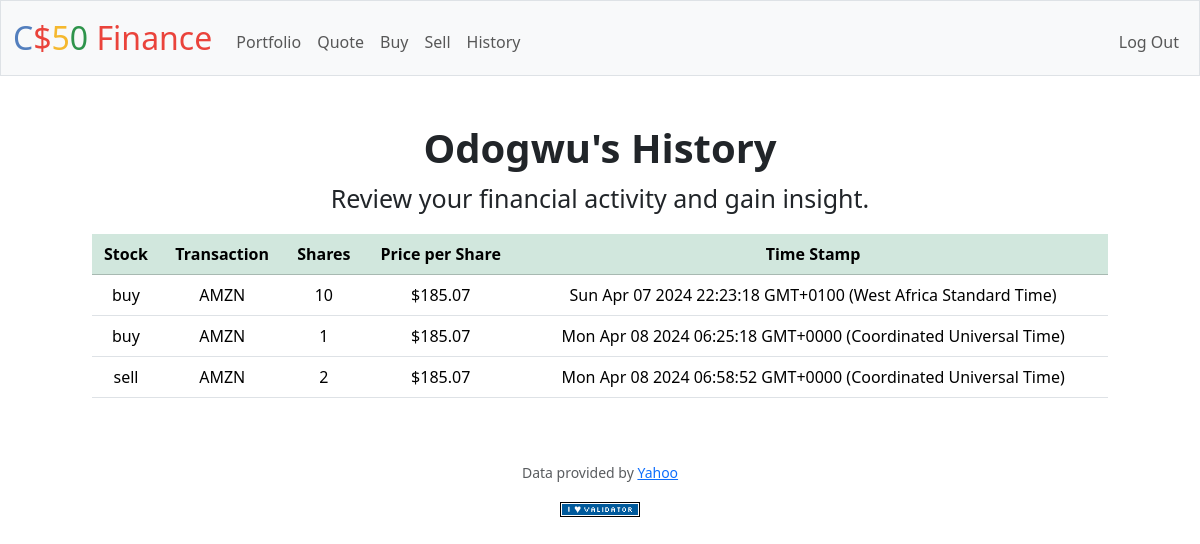
Screenshot of /history (signed in) with the database file from the repository.
### tables this page shows
CREATE TABLE users (id INTEGER PRIMARY KEY AUTOINCREMENT NOT NULL,
    username TEXT NOT NULL,
    hash TEXT NOT NULL,
    cash NUMERIC NOT NULL DEFAULT 10000.00);

CREATE TABLE history(
    id INTEGER PRIMARY KEY AUTOINCREMENT NOT NULL,
    order_type INTEGER NOT NULL,
    shares INTEGER NOT NULL,
    price NUMERIC NOT NULL,
    time_stamp TEXT,
    user_id INTEGER NOT NULL,
    stock_id INTEGER NOT NULL,
    FOREIGN KEY(user_id) REFERENCES users(id),
    FOREIGN KEY(stock_id) REFERENCES stocks(id));

CREATE TABLE stocks(
    id INTEGER PRIMARY KEY AUTOINCREMENT NOT NULL,
    symbol TEXT NOT NULL);

### app.py (the view)
@app.route("/history")
@login_required
def history():
    def order(order_type):
        if order_type == 1:
            return "buy"
        return "sell"
    id = session["user_id"]
    raw_history = db.execute(''' SELECT * FROM users JOIN history ON users.id=history.user_id
                                JOIN stocks ON history.stock_id=stocks.id WHERE users.id=?;''', id)
    username = raw_history[0]["username"]
    history = []
    for row in raw_history:
        new_row = {}
        new_row["symbol"] = row["symbol"]
        new_row["order_type"] = order(row["order_type"])
        new_row["shares"] = row["shares"]
        new_row["price"] = usd(row["price"])
        new_row["time_stamp"] = row["time_stamp"]
        history.append(new_row)
    return render_template("history.html", username=username, history=history)

### app.py (called while the page is built)
@app.after_request
def after_request(response):
    response.headers["Cache-Control"] = "no-cache, no-store, must-revalidate"
    response.headers["Expires"] = 0
    response.headers["Pragma"] = "no-cache"
    return response

### helpers.py (called while the page is built)
def login_required(f):
    @wraps(f)
    def decorated_function(*args, **kwargs):
        if session.get("user_id") is None:
            return redirect("/login")
        return f(*args, **kwargs)
    return decorated_function

def usd(value):
    return f"${value:,.2f}"

### templates/history.html (shortened to what this page needs)
{% extends "layout.html" %}
{% block main %}
<div class="section">
    <h1 style="font-weight: bold">{{ username }}'s History</h1>
    <p style="margin-left: 150px; margin-right: 150px; font-size: 25px;">
        Review your financial activity and gain insight.
    </p>
    <div style="margin-left: 50px; margin-right: 50px;">
        <table class="table">
            <thead class="table-success">
                <tr>
                    <th>Stock</th>
                    <th>Transaction</th>
                    <th>Shares</th>
                    <th>Price per Share</th>
                    <th>Time Stamp</th>
                </tr>
            </thead>
            <tbody>
                {% for order in history %}
                    <tr>
                        <td>{{ order.order_type }}</td>
                        <td>{{ order.symbol }}</td>
                        <td>{{ order.shares }}</td>
                        <td>{{ order.price }}</td>
                        <td>{{ order.time_stamp }}</td>
                    </tr>
                {% endfor %}
            </tbody>
        </table>
    </div>
</div>
{% endblock %}

### templates/layout.html (shortened to what this page needs)
<!DOCTYPE html>
<html lang="en">
    <head>
        <link href="https://cdn.jsdelivr.net/npm/bootstrap@5.3.2/dist/css/bootstrap.min.css" rel="stylesheet">
        <link href="/static/styles.css" rel="stylesheet">
    </head>
    <body>
        <nav class="bg-light border navbar navbar-expand-md navbar-light">
            <div class="container-fluid">
                <a class="navbar-brand" href="/"><span class="blue">C</span><span class="red">$</span><span class="yellow">5</span><span class="green">0</span> <span class="red">Finance</span></a>
                <div class="collapse navbar-collapse" id="navbar">
                    {% if session["user_id"] %}
                        <ul class="navbar-nav me-auto mt-2">
                            <li class="nav-item"><a class="nav-link" href="/">Portfolio</a></li>
                            <li class="nav-item"><a class="nav-link" href="/quote">Quote</a></li>
                            <li class="nav-item"><a class="nav-link" href="/buy">Buy</a></li>
                            <li class="nav-item"><a class="nav-link" href="/sell">Sell</a></li>
                            <li class="nav-item"><a class="nav-link" href="/history">History</a></li>
                        </ul>
                        <ul class="navbar-nav ms-auto mt-2">
                            <li class="nav-item"><a class="nav-link" href="/logout">Log Out</a></li>
                        </ul>
                    {% else %}
                        <ul class="navbar-nav ms-auto mt-2">
                            <li class="nav-item"><a class="nav-link" href="/register">Register</a></li>
                            <li class="nav-item"><a class="nav-link" href="/login">Log In</a></li>
                        </ul>
                    {% endif %}
                </div>
            </div>
        </nav>
        <main class="container py-5 text-center">
            {% block main %}{% endblock %}
        </main>
        <footer class="mb-5">
            <p class="mb-3 small text-center text-muted">
                Data provided by <a href="https://finance.yahoo.com/">Yahoo</a>
            </p>
            <form action="https://validator.w3.org/check" class="text-center" enctype="multipart/form-data" method="post" target="_blank">
                <input alt="Validate" src="/static/I_heart_validator.png" type="image">
            </form>
        </footer>
    </body>
</html>

### static/styles.css (style rules this page uses)
nav .navbar-brand { font-size: xx-large; }
nav .navbar-brand .blue { color: #537fbe; }
nav .navbar-brand .red { color: #ea433b; }
nav .navbar-brand .yellow { color: #f5b82e; }
nav .navbar-brand .green { color: #2e944b; }

### rows the page displays
users: username "Odogwu"
history: order_type "buy", symbol "AMZN", shares "10", price "$185.07", time_stamp "Sun Apr 07 2024 22:23:18 GMT+0100 (West Africa Standard Time)"
history: order_type "buy", symbol "AMZN", shares "1", price "$185.07", time_stamp "Mon Apr 08 2024 06:25:18 GMT+0000 (Coordinated Universal Time)"
history: order_type "sell", symbol "AMZN", shares "2", price "$185.07", time_stamp "Mon Apr 08 2024 06:58:52 GMT+0000 (Coordinated Universal Time)"
